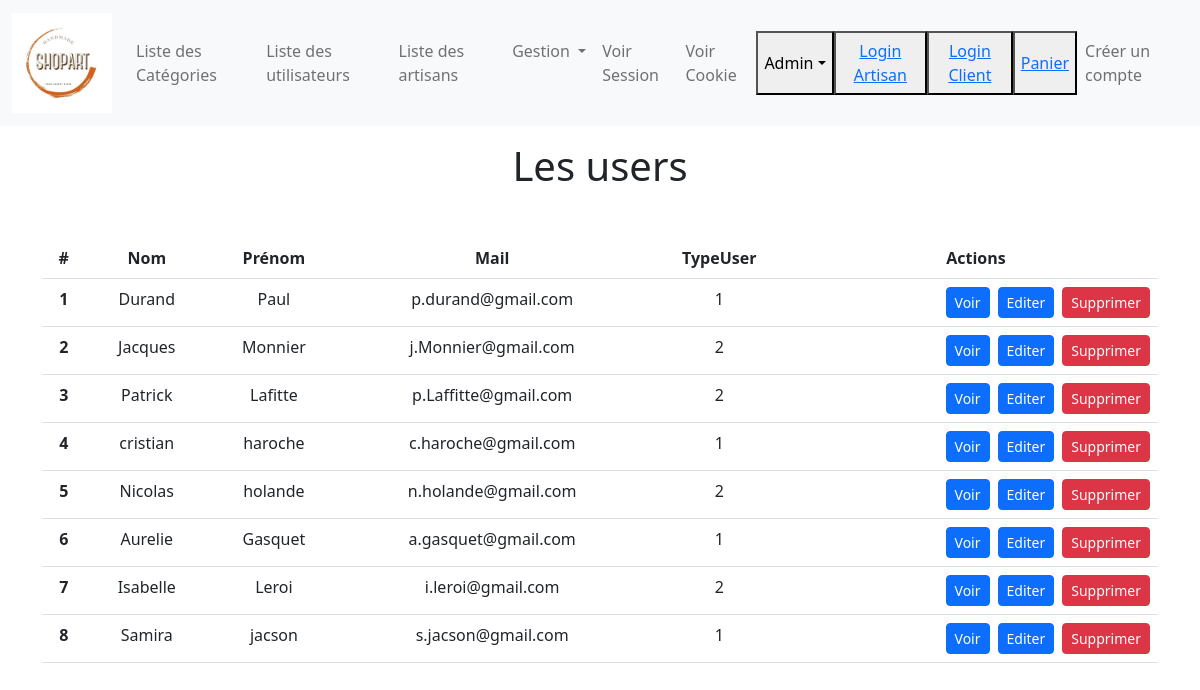
/src/users, run on the app's committed database.
### tables this page shows
create table if not exists User(
    id 		        int 	        primary key auto_increment,  
    nom_usr 		VARCHAR(50) 	not null,
    prenom_usr 		VARCHAR(50) 	not null,
    mail_usr 		VARCHAR(50) 	not null,
    date_compte 	date 	        not null,
    tel_usr 		INT 	        not null,
    passw_usr 		VARCHAR(50) 	not null,
    ad1_usr 		VARCHAR(50) 	not null,
    ad2_usr 		VARCHAR(50) 	,
    code_post		INT 	        not null check (code_post REGEXP '^[0-9]{4,5}$'),
    pathImgP		VARCHAR(50),
    type		    int             not null,
    foreign key (type) references TypeUser(type)
    
);

create table if not exists TypeUser(
    type		    int 	    primary key,  
    lib_type 		CHAR(10) 	not null
);

### src/controller/CntrlMarketPlace.php (called while the page is built, shortened)
<?php
class CntrlMarketPlace {
    public function getUsers() : void {
        $users = $this->daoMarketPlace->getUsers();
        require './view/viewuser/vusers.php';
    }
}

### src/dao/DaoMarketPlace.php (called while the page is built, shortened)
<?php
class DaoMarketPlace {
    private \PDO $conn;
    public function __construct() {
        try {
            $this->conn = DatabaseUser::getConnection();
        } catch (\Exception $e) {
            $conn = null;
        }
    }
    public function getUsers() : ? array {
        $users = array();
        $query      = RequetesUser::SELECT_User;
        try {
            $cursor  = $this->conn->query($query);
            while ($row = $cursor->fetch(\PDO::FETCH_OBJ)) {
                $typeUser = $this->getTypeUserById($row->type);
                $user = new User($row->id, $row->nom_usr, $row->prenom_usr, $row->mail_usr,$row->date_compte, $row->tel_usr,$row->passw_usr,$row->ad1_usr,$row->ad2_usr,$row->code_post, $row->pathImgP, $typeUser);
                array_push($users,$user);
            }
        }
        catch (\Exception $e) {
            throw new \Exception('Exception RESTAU !!! : ' .  $e->getMessage() , $this->convertCode($e->getCode()));
        }
        catch (\Error $error) {
            throw new \Exception('Error RESTAU !!! : ' .  $error->getMessage());
        }
        return $users;
    }
    public function getTypeUserById(int $id) : ?TypeUser {
        $categorie = null;
        $query      = RequetesUser::SELECT_CATEGORIE_BY_ID;
        try {
            $query  = $this->conn->prepare($query);
            $query->execute(['id'=>$id]);
            $row = $query->fetch(\PDO::FETCH_OBJ);
            $categorie = new TypeUser($row->type, $row->lib_type);
        }
        catch (\Exception $e) {
            throw new \Exception('Exception User !!! : ' .  $e->getMessage() , $this->convertCode($e->getCode()));
        }
        catch (\Error $error) {
            throw new \Exception('Error User !!! : ' .  $error->getMessage());
        }
        return $categorie;
    }
}

### src/dao/DatabaseUser.php (called while the page is built, shortened)
<?php
class DatabaseUser{
    private static \PDO $db;
    public static function getConnection() : \PDO {
        if (!isset(self::$db)) {
            if (file_exists("./param.ini")) {
                $param = parse_ini_file("./param.ini", true);
            }
            else throw new DaoException("Parametre BDD indisponibles",8001);
            $dsn = "mysql:host=$host;port=$port;dbname=$dbname;charset=utf8";
            self::$db = new \PDO($dsn, $user, $password);
            self::$db->setAttribute(\PDO::ATTR_ERRMODE, \PDO::ERRMODE_EXCEPTION);
        }
        return self::$db;
    }
}

### src/metier/User.php (called while the page is built, shortened)
<?php
class User {
    private int             $id;
    private String          $nom_usr;
    private String          $prenom_usr;
    private String          $mail_usr;
    private ? TypeUser      $type;
    public function __construct(int $id, String $nom_usr,String $prenom_usr,String $mail_usr,String $date_compte,int $tel_usr,String $passw_usr,String $ad1_usr,String $ad2_usr,int $code_post, String $pathImage, ? TypeUser $type) {
        $this->id           = $id;
        $this->nom_usr      = $nom_usr;
        $this->prenom_usr      = $prenom_usr;
        $this->mail_usr      = $mail_usr;
        $this->type    = $type;
    }
    public function getId(): int {
        return $this->id;
    }
    public function getNom_usr(): String {
        return $this->nom_usr;
    }
    public function getPrenom_usr(): String {
        return $this->prenom_usr;
    }
    public function getMail_usr(): String {
        return $this->mail_usr;
    }
    public function getCategorie(): TypeUser {
        return $this->type;
    }
}

### src/metier/TypeUser.php (called while the page is built, shortened)
<?php
class TypeUser {
    private int     $id;
    public function __construct($id, $libelle) {
        $this->id       = $id;
    }
    public function getId(): int {
        return $this->id;
    }
}

### src/view/viewuser/vusers.php (the view, shortened to what this page needs)
<?php
include './view/inc/incMenuBar.php';
$menuBar = ob_get_clean();
?>
<h1 class="my-3 mb-5">Les users</h1>
        <table class="table">
            <thead>
                <tr>
                <th>#</th>
                <th>Nom</th>
                <th>Prénom</th>
                <th>Mail</th>
                <th>TypeUser</th>
                <th>Actions</th>
                </tr>
            </thead>
            <tbody>
                <?php foreach ($users as $user) { ?>
                <tr>
                    <th scope="row"><?= $user->getId() ?></th>
                    <td><?= $user->getNom_usr() ?></td>
                    <td><?= $user->getPrenom_usr() ?></td>
                    <td><?= $user->getMail_usr() ?></td>
                    <td><?= ($user->getCategorie() != null)? $user->getCategorie()->getId() : '' ?></td>
                    <td>
                        <div class="d-flex justify-content-end gap-2">
                            <a class='btn btn-primary btn-sm' href="<?=APP_ROOT ?>/users/one?id=<?= $user->getId() ?>">Voir</a>
                            <a class='btn btn-primary btn-sm' href="#">Editer</a>
                            <form class="mb-0" method="post" action="<?=APP_ROOT ?>/users/suppression">
                                <button type="submit" class="btn btn-danger btn-sm">Supprimer</button>
                            </form>
                        </div>
                    </td>
                </tr>
                <?php } ?>
            </tbody>
        </table>
<?php $content = ob_get_clean(); ?>
<?php require('./view/base.php'); ?>

### src/view/inc/incMenuBar.php (shortened to what this page needs)
<nav class="navbar navbar-expand-lg navbar-light bg-light">
  <div class="container-fluid">
    <a class="navbar-brand" href="<?=APP_ROOT ?>"><img src="../../assets/images/logoshopart.jpg" alt="Logo" height="100px" width="100px"></a>
    <div class="collapse navbar-collapse" id="navbarSupportedContent">
      <ul class="navbar-nav me-auto mb-2 mb-lg-0">
      <li class="nav-item">
          <a class="nav-link" href="">Liste des Catégories</a>
        </li>
        <li class="nav-item">
          <a class="nav-link" href="<?=APP_ROOT ?>/users">Liste des utilisateurs</a>
        </li>
        <li class="nav-item">
          <a class="nav-link" href="<?=APP_ROOT ?>/users/artisans">Liste des artisans</a>
        </li>
        <li class="nav-item dropdown">
          <a class="nav-link dropdown-toggle" href="#" id="navbarDropdown" role="button" data-bs-toggle="dropdown" aria-expanded="false">
            Gestion
          </a>
          <li class="nav-item">
          <a class="nav-link" href="<?=APP_ROOT ?>/session">Voir Session</a>
        </li>
        <li class="nav-item">
          <a class="nav-link" href="<?=APP_ROOT ?>/cookie">Voir Cookie</a>
        </li>
        <div class="btn-group">
          <button type="button" class="elem bouton_nav btn-warning dropdown-toggle" data-bs-toggle="dropdown" aria-expanded="false">
          Admin</button>
        </div>
        <button class="elem bouton_nav btn-warning"><a class="" href="<?=APP_ROOT ?>/users/login">Login Artisan</a></button>
        <button class="elem bouton_nav btn-warning"><a class="" href="<?=APP_ROOT ?>/users/login">Login Client</a></button>
        <button class="elem bouton_nav btn-warning"><a class="" href="panier.html">Panier</a></button>
        <li class="nav-item">
          <a class="nav-link" href="<?=APP_ROOT ?>/users/ajout">Créer un compte</a>
        </li>
      </li>
      </ul>
    </div>
  </div>
</nav>

### src/index.php (shortened to what this page needs)
<?php
$CntrlMarketPlace = new CntrlMarketPlace();
$uri = $_SERVER['REQUEST_URI'];
$route = explode('?',$uri)[0];
$method = strtolower($_SERVER['REQUEST_METHOD']);
if ($method=='get') {
    match($route){
        APP_ROOT                            => $CntrlMarketPlace->getIndex(),
        APP_ROOT .'/'                       => $CntrlMarketPlace->getIndex(),
        APP_ROOT .'/users'                  => $CntrlMarketPlace->getUsers(),
        APP_ROOT .'/users/ajout'            => $CntrlMarketPlace->addUser(),
        APP_ROOT .'/users/one'              => $CntrlMarketPlace->getUser(),
        APP_ROOT .'/users/login'            => $CntrlMarketPlace->login(),
        APP_ROOT .'/users/artisans'         => $CntrlMarketPlace->getArtisans(),
        default                             => $CntrlMarketPlace->getIndex(),
    };
} else {
    $CntrlMarketPlace->getIndex();
}

### src/view/base.php (shortened to what this page needs)
<!DOCTYPE html>
<html lang="fr">
<head>
    <link href="https://cdn.jsdelivr.net/npm/bootstrap@5.2.3/dist/css/bootstrap.min.css" rel="stylesheet">
</head>
<body>
    <?= $menuBar ?>
    <div class="container text-center">
        <?= $content ?>
    </div>
</body>
</html>

### data on the page
user: id "1", nom_usr "Durand", prenom_usr "Paul", mail_usr "p.durand@gmail.com", type.type "1"
user: id "2", nom_usr "Jacques", prenom_usr "Monnier", mail_usr "j.Monnier@gmail.com", type.type "2"
user: id "3", nom_usr "Patrick", prenom_usr "Lafitte", mail_usr "p.Laffitte@gmail.com", type.type "2"
user: id "4", nom_usr "cristian", prenom_usr "haroche", mail_usr "c.haroche@gmail.com", type.type "1"
user: id "5", nom_usr "Nicolas", prenom_usr "holande", mail_usr "n.holande@gmail.com", type.type "2"
user: id "6", nom_usr "Aurelie", prenom_usr "Gasquet", mail_usr "a.gasquet@gmail.com", type.type "1"
user: id "7", nom_usr "Isabelle", prenom_usr "Leroi", mail_usr "i.leroi@gmail.com", type.type "2"
user: id "8", nom_usr "Samira", prenom_usr "jacson", mail_usr "s.jacson@gmail.com", type.type "1"
